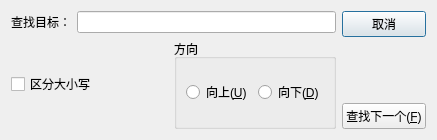
<?xml version="1.0" encoding="UTF-8"?>
<ui version="4.0">
 <class>SearchDialog</class>
 <widget class="QDialog" name="SearchDialog">
  <property name="geometry">
   <rect>
    <x>0</x>
    <y>0</y>
    <width>437</width>
    <height>140</height>
   </rect>
  </property>
  <property name="windowTitle">
   <string>查找</string>
  </property>
  <layout class="QHBoxLayout" name="horizontalLayout_6">
   <item>
    <layout class="QHBoxLayout" name="horizontalLayout_5">
     <item>
      <layout class="QVBoxLayout" name="verticalLayout_2">
       <item>
        <layout class="QHBoxLayout" name="horizontalLayout">
         <item>
          <widget class="QLabel" name="labelFind">
           <property name="text">
            <string>查找目标：</string>
           </property>
          </widget>
         </item>
         <item>
          <widget class="QLineEdit" name="lineEditFind"/>
         </item>
        </layout>
       </item>
       <item>
        <layout class="QHBoxLayout" name="horizontalLayout_4">
         <item>
          <widget class="QCheckBox" name="cbCase">
           <property name="text">
            <string>区分大小写</string>
           </property>
          </widget>
         </item>
         <item>
          <widget class="QGroupBox" name="groupBox">
           <property name="title">
            <string>方向</string>
           </property>
           <layout class="QHBoxLayout" name="horizontalLayout_3">
            <item>
             <layout class="QHBoxLayout" name="horizontalLayout_2">
              <item>
               <widget class="QRadioButton" name="rbUp">
                <property name="text">
                 <string>向上(&amp;U)</string>
                </property>
               </widget>
              </item>
              <item>
               <widget class="QRadioButton" name="rbDown">
                <property name="text">
                 <string>向下(&amp;D)</string>
                </property>
               </widget>
              </item>
             </layout>
            </item>
           </layout>
          </widget>
         </item>
        </layout>
       </item>
      </layout>
     </item>
     <item>
      <layout class="QVBoxLayout" name="verticalLayout">
       <item>
        <widget class="QPushButton" name="btnCancel">
         <property name="text">
          <string>取消</string>
         </property>
        </widget>
       </item>
       <item>
        <spacer name="verticalSpacer">
         <property name="orientation">
          <enum>Qt::Orientation::Vertical</enum>
         </property>
         <property name="sizeHint" stdset="0">
          <size>
           <width>20</width>
           <height>40</height>
          </size>
         </property>
        </spacer>
       </item>
       <item>
        <widget class="QPushButton" name="btnNext">
         <property name="text">
          <string>查找下一个(&amp;F)</string>
         </property>
        </widget>
       </item>
      </layout>
     </item>
    </layout>
   </item>
  </layout>
 </widget>
 <resources/>
 <connections/>
</ui>
